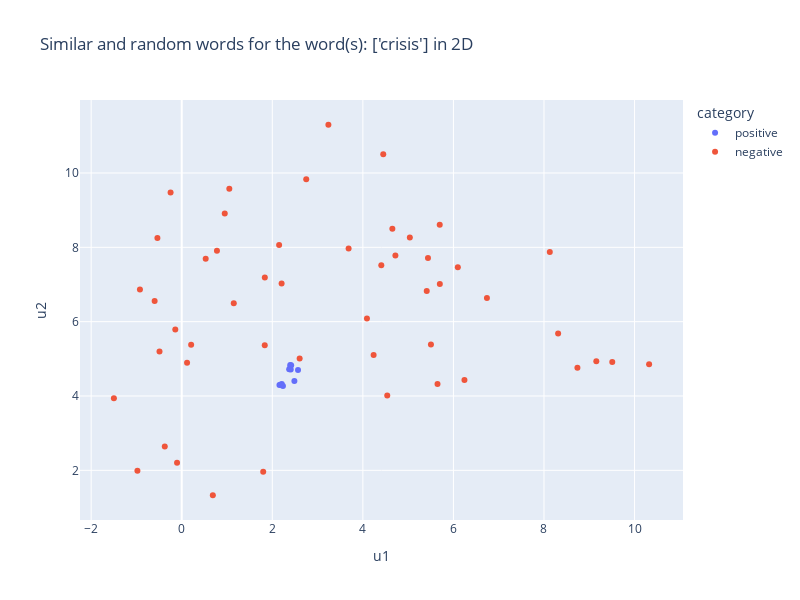

This figure's notebook cell:
### Markdown cell above
Similar words to the environmental, social and governance topic make perfect sense. Let us take a look at them in the reduced two dimensional representation.

### Code cell
import umap
import pickle

try:
    with open("../language_models/w2v_10K/dim_reducer_10K.pkl", "rb") as handle:
        dim_reducer = pickle.load(handle)
        print("Imported dimensionality reducer.")
except:
    print("Train dimensionality reducer first...")
    dim_reducer = umap.UMAP(n_components=2, metric = "cosine")
    dim_reducer.fit(word_vectors.get_normed_vectors())
    with open("../language_models/w2v_10K/dim_reducer_10K.pkl", 'wb') as handle:
        pickle.dump(dim_reducer, handle, protocol=pickle.HIGHEST_PROTOCOL)

fig = plot_similar_words_2d(["crisis"], 10, word_vectors, dim_reducer)
fig.show()

### Figure 1 — Plotly figure (JSON) as saved in the notebook; plotly's stock layout.template omitted (floating-point values rounded to 4 significant figures)
{"data": [{"hovertemplate": "<b>%{hovertext}</b><br><br>category=positive<br>u1=%{x}<br>u2=%{y}<extra></extra>", "hovertext": ["crisis", "turmoil", "crises", "recession", "downturn", "pandemic", "covid_pandemic", "dislocation", "covid_outbreak", "coronavirus_pandemic", "unprecedented"], "legendgroup": "positive", "marker": {"color": "#636efa", "symbol": "circle"}, "mode": "markers", "name": "positive", "orientation": "v", "showlegend": true, "type": "scatter", "x": [2.407, 2.568, 2.488, 2.416, 2.402, 2.158, 2.208, 2.397, 2.18, 2.235, 2.373], "xaxis": "x", "y": [4.716, 4.698, 4.404, 4.826, 4.806, 4.297, 4.322, 4.832, 4.303, 4.271, 4.722], "yaxis": "y"}, {"hovertemplate": "<b>%{hovertext}</b><br><br>category=negative<br>u1=%{x}<br>u2=%{y}<extra></extra>", "hovertext": ["zurampic_duzallo", "pushy_salespeople", "antiangiogenic_therapy", "tree_static_guard", "bernauer", "holland_knight", "nutcracker_brands", "goldman_and_guggenheim", "claire_nippon", "pentair_plc_pisg_and_pfsa", "lylt", "donald_washburn", "simplicity_of_the_bauhaus", "brighthouse_advisers", "mountain_dew_kickstart", "bakeries_and_bakery", "menswear_womenswear", "sanifill_and_usa", "messrs_kravis_and_roberts_disclaims", "arylsulfatase", "hockey_club", "unlocked", "freek_beverage", "pdvsa_cn", "ambac_cvas", "haldor", "advertiser_dominates", "varick_street", "plaintiffs_complain", "sgrna", "iris", "counterfeit_rolex", "certify_troubleshoot", "stored_fractionated", "pneumatic_valves_and_surge_suppressors", "unduplicated_print_and_digital", "slot_machines", "unrivalled", "logitech_conferencecam", "parental_leave_transgender", "anterior_lumbar_fusion", "chronic_digestive_or_gastro", "cellatope", "stratford", "de_datos", "green_thumb", "resolving_nonmalignant", "vati", "capture_and_sequester", "synteq_xp"], "legendgroup": "negative", "marker": {"color": "#EF553B", "symbol": "circle"}, "mode": "markers", "name": "negative", "orientation": "v", "showlegend": true, "type": "scatter", "x": [1.799, 2.604, 0.6871, 0.9502, 9.155, 8.312, 9.508, 5.7, 4.651, 5.41, 8.128, 10.32, 0.5292, 5.438, -0.2459, 2.749, 0.7778, 8.738, 6.74, -0.1034, 5.038, 0.1179, 4.407, 5.503, 4.091, 6.097, 3.685, 3.239, 6.244, -0.3741, -0.4907, 1.835, 0.2082, 1.051, -0.9226, 2.206, 2.151, 1.15, -0.1421, 1.833, -1.498, -0.9785, 5.697, 4.45, 4.238, 4.719, 5.649, 4.538, -0.537, -0.5982], "xaxis": "x", "y": [1.964, 5.01, 1.33, 8.909, 4.933, 5.684, 4.914, 7.013, 8.501, 6.822, 7.878, 4.857, 7.694, 7.715, 9.474, 9.831, 7.908, 4.76, 6.638, 2.201, 8.262, 4.897, 7.521, 5.389, 6.085, 7.463, 7.971, 11.3, 4.433, 2.641, 5.194, 7.192, 5.38, 9.578, 6.867, 7.028, 8.063, 6.496, 5.79, 5.368, 3.936, 1.987, 8.607, 10.5, 5.105, 7.779, 4.325, 4.014, 8.249, 6.556], "yaxis": "y"}], "layout": {"height": 600, "legend": {"title": {"text": "category"}, "tracegroupgap": 0}, "title": {"text": "Similar and random words for the word(s): ['crisis'] in 2D"}, "width": 800, "xaxis": {"anchor": "y", "domain": [0, 1], "title": {"text": "u1"}}, "yaxis": {"anchor": "x", "domain": [0, 1], "title": {"text": "u2"}}}}
